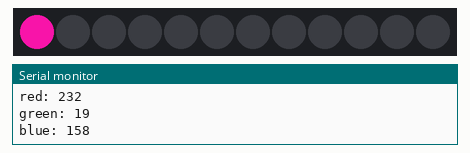
This sketch was run on a simulated Arduino Uno, built with avr-gcc and run on an emulated ATmega328P. Shown: 12 RGB LEDs in strip order, left to right, the last lines printed to the serial monitor. Dim RGB values are drawn brighter than linear; random numbers use the default seed unless the sketch sets one.

Above: at 0.05 s.
At 4.98 s:
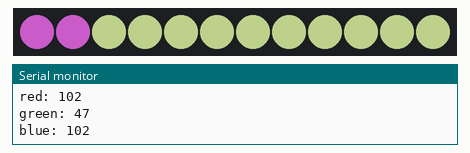
At 10.02 s:
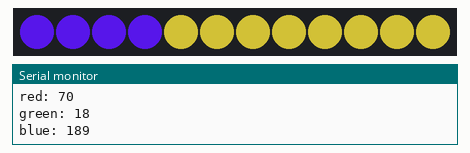
At 19.99 s:
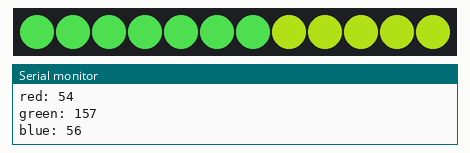
At 30.16 s:
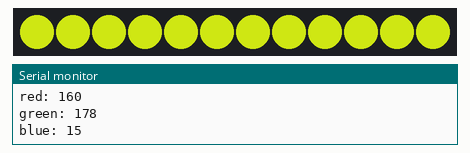
At 39.94 s:
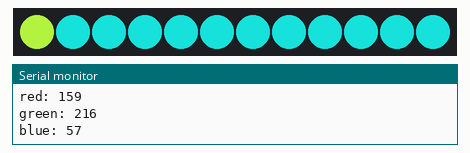

The sketch:

Neopixel.ino
```cpp
#include <Adafruit_NeoPixel.h>
#define PIN 2	 // input pin Neopixel is attached to
#define NUMPIXELS      12 // number of neopixels in Ring

Adafruit_NeoPixel pixels = Adafruit_NeoPixel(NUMPIXELS, PIN, NEO_GRB + NEO_KHZ800);

int delayval = 100; // timing delay
int redColor = 0;
int greenColor = 0;
int blueColor = 0;

void setup() {
  pixels.begin(); // Initializes the NeoPixel library.
  Serial.begin(9600);
}

void loop() {
  setColor();

  for(int i=0;i<NUMPIXELS;i++){

    // pixels.Color takes RGB values, from 0,0,0 up to 255,255,255
    pixels.setPixelColor(i, pixels.Color(redColor, greenColor, blueColor)); // Moderately bright green color.

    pixels.show(); // This sends the updated pixel color to the hardware.

    delay(delayval); // Delay for a period of time (in milliseconds).

    // Serial.println(i);

    if (i == NUMPIXELS){
    	i = 0; // start all over again!
        setColor();
	  }

  }
}

// setColor()
// picks random values to set for RGB
void setColor(){
  redColor = random(0, 255);
  greenColor = random(0,255);
  blueColor = random(0, 255);
  Serial.print("red: ");
  Serial.println(redColor);
  Serial.print("green: ");
  Serial.println(greenColor);
  Serial.print("blue: ");
  Serial.println(blueColor);

}
```
